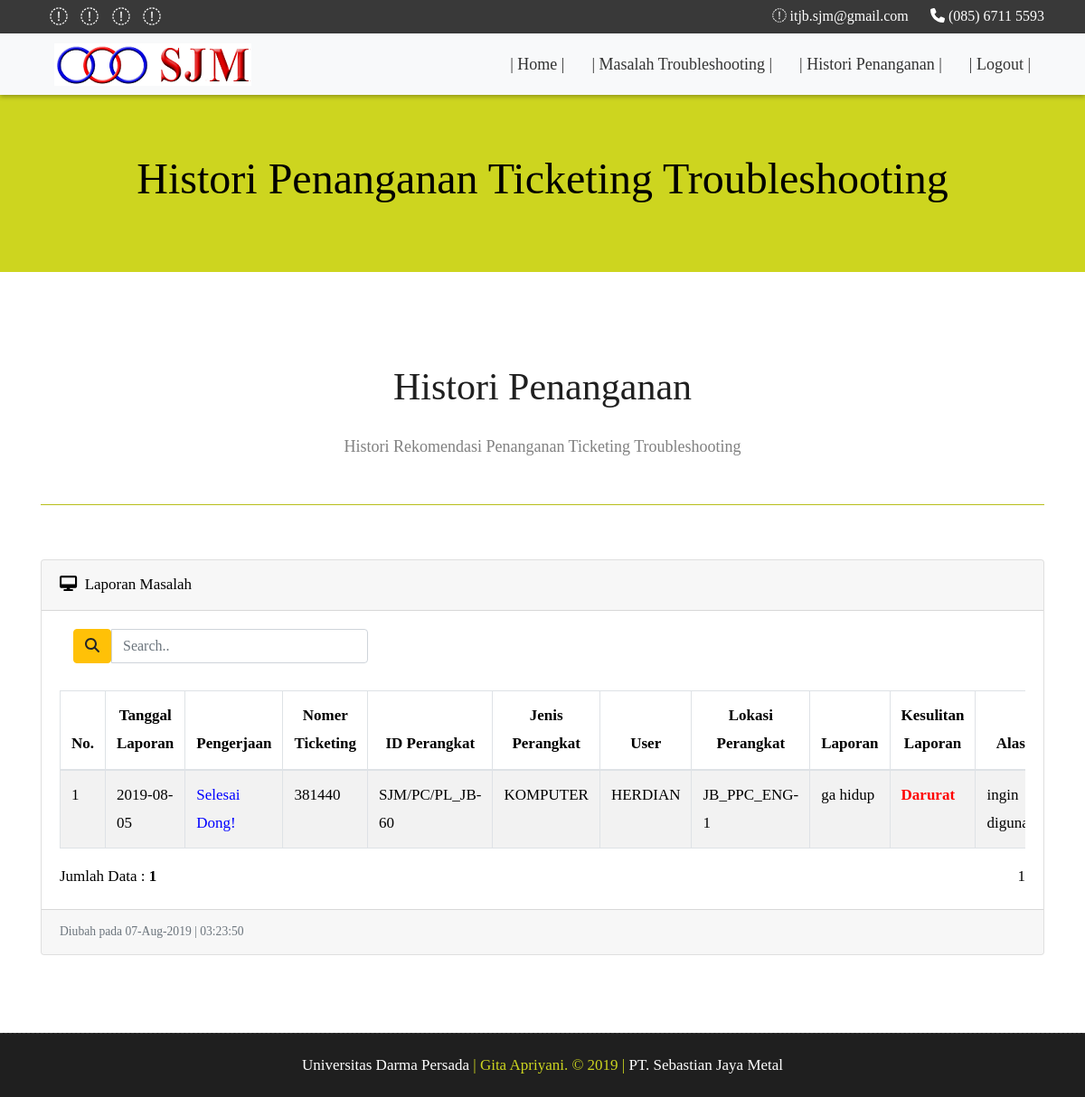
/index.php?halaman=History (signed in), run on the app's committed database.
### tables this page shows
CREATE TABLE IF NOT EXISTS `tbl_laporan` (
  `id_laporan` int(20) NOT NULL AUTO_INCREMENT,
  `id_user` int(20) NOT NULL,
  `tgl_laporan` varchar(25) NOT NULL,
  `username` varchar(30) NOT NULL,
  `no_lap` int(10) NOT NULL,
  `id_perangkat` varchar(20) NOT NULL,
  `jenis_perangkat` varchar(25) NOT NULL,
  `user` varchar(20) NOT NULL,
  `lokasi_perangkat` varchar(25) NOT NULL,
  `laporan` text NOT NULL,
  `status` int(1) NOT NULL,
  `ting_laporan` int(3) NOT NULL,
  `alasan` text NOT NULL,
  `jam_laporan` varchar(30) NOT NULL,
  `jam_dibutuhkan` varchar(30) NOT NULL,
  `jam_kerjakan` varchar(30) NOT NULL,
  `jam_selesai` varchar(25) NOT NULL,
  `waktu` varchar(20) NOT NULL,
  PRIMARY KEY (`id_laporan`)
);

### history.php (the view, shortened to what this page needs)
  	<div class="jumbotron jumbotron-fluid" style="background-color:#cdd51f;">
		<div class="row">
			<div class="col-12">
				<center>
           <div class="animasi-teks">
					<h1 style="color: black; font-size: 48px;">Histori Penanganan Ticketing Troubleshooting</h1>
           </div>
				</center>
			</div>
		</div>
</div>
   <div id="about" class="section wb">
       <div class="container">
               <div class="section-title text-center">
                   <h3>Histori Penanganan</h3>
                   <p><font color="gray">Histori Rekomendasi Penanganan Ticketing Troubleshooting </font></p><br><hr style="background-color: #cdd51f;">
               </div>
       <div class="card mb-3">
         <div class="card-header" style="color:black;">
           <i class="fa fa-desktop"></i>
           &nbsp;Laporan Masalah</div>
         <div class="card-body">
           <div class="table-responsive" style="color: black;">
             <div class="col-sm-4">
               <div class="input-group">
                 <button type='button' class='btn btn-warning'><i class="fa fa-search"></i></button>
                 <input class="form-control" id="myInput" type="text" placeholder="Search..">
               </div>
             </div><br>
             <form class="form-horizontal" method="POST">
             <table class="table table-striped table-bordered" width="100%" cellspacing="0">
                 <thead>
                     <tr>
                         <th><center>No.</center></th>
                         <th><center>Tanggal Laporan</center></th>
                         <th><center>Pengerjaan</center></th>
                         <th><center>Nomer Ticketing</center></th>
                         <th><center>ID Perangkat</center></th>
                         <th><center>Jenis Perangkat</center></th>
                         <th><center>User</center></th>
                         <th><center>Lokasi Perangkat</center></th>
                         <th><center>Laporan</center></th>
                         <th><center>Kesulitan Laporan</center></th>
                         <th><center>Alasan</center></th>
                     </tr>
                 </thead>
                 <tbody id="myTable">
                 <?php
                   include 'config/koneksi.php';
                        $batas  = 20;
                        $hal    = @$_GET['hal'];
                        if (empty($hal)) {
                          $posisi = 0;
                          $hal    = 1;
                        } else {
                          $posisi = ($hal - 1) * $batas;
                        }
                       if($_SERVER['REQUEST_METHOD'] == "POST") {
                         $pencarian = trim(mysqli_real_escape_string($konek, $_POST['pencarian']));
                         if ($pencarian != '') {
                           $sql = "SELECT * FROM tbl_laporan WHERE username =  '$username' LIKE '%$pencarian%' ORDER BY ting_laporan = '1' DESC";
                           $query = $sql;
                           $queryJml = $sql;
                         } else {
                           $query = "SELECT * FROM tbl_laporan WHERE username =  '$username' ORDER BY ting_laporan = '1' DESC LIMIT $posisi, $batas ";
                           $queryJml = "SELECT * FROM tbl_layanan ORDER BY id_layanan DESC";
                           $no = $posisi + 1;
                         }
                        } else {
                         $username = $_SESSION['username'];
                          $query = "SELECT * FROM tbl_laporan WHERE username =  '$username' ORDER BY ting_laporan = '1' DESC LIMIT $posisi, $batas ";
                          $queryJml = "SELECT * FROM tbl_laporan WHERE username =  '$username' ORDER BY ting_laporan = '1' DESC";
                          $no = $posisi + 1;
                        }
                     $querydata = mysqli_query($konek, $query)or die(mysqli_error());
                     if(mysqli_num_rows($querydata) == 0){
                       echo '<tr><td colspan="12" align="center">Tidak ada data!</td></tr>';
                     }
                       else
                     {
                       while($data = mysqli_fetch_array($querydata)){
                         echo '<tr>';
                         echo '<td>'.$no.'</td>';
                         ?>
                          <td><?php echo $data['tgl_laporan']; ?></td>
                          <td><?php
                          $date = strtotime($data['waktu']);
                          $remaining = $date - time();
                          $days_remaining = floor($remaining / 86400);
                          $hours_remaining = floor(($remaining % 86400) / 3600);
                          $minutes_remaining = floor(($remaining % 3600) / 60);
                          $seconds_remaining = ($remaining % 60);
                           if ($data['status']=='0' && $days_remaining >= 1){
                             echo '<b>'.$data['waktu'].'</b>';
                          echo "<p>$days_remaining <span'>hari</span> $hours_remaining <span style='font-size:;'>jam</span> $minutes_remaining <span style='font-size:;'>menit</span> $seconds_remaining <span style='font-size:;'>detik</span></p>";}
                           elseif ($data['status']=='1' && $days_remaining >= 1){
                             echo '<b>'.$data['waktu'].'</b>';
                          echo "<p>$days_remaining <span'>hari</span> $hours_remaining <span style='font-size:;'>jam</span> $minutes_remaining <span style='font-size:;'>menit</span> $seconds_remaining <span style='font-size:;'>detik</span></p>";}
                           elseif ($data['status']=='2'){
                            echo "<font color='blue'>Selesai Dong!</font>";
                           }
                           elseif(($days_remaining < 1) && $data['status']=='0'){
                                echo "<font color='red'>Menunggu Pengerjaan</font>";
                           }
                            elseif(($days_remaining < 1) && $data['status']=='1'){
                                echo "<font color='red'>Menunggu Pengerjaan</font>";
                           }
                          ?></td>
                          <td><?php echo $data['no_lap']; ?></td>
                          <td><?php echo $data['id_perangkat']; ?></td>
                          <td><?php echo $data['jenis_perangkat']; ?></td>
                          <td><?php echo $data['user']; ?></td>
                          <td><?php echo $data['lokasi_perangkat']; ?></td>
                          <td><?php echo $data['laporan']; ?></td>
                          <td style="color:red;">
                            <?php
                              if ($data['ting_laporan']=='1'){
                                echo '<font color="red"><b>Darurat</b></font>';
                              }
                              else {
                               echo '<font color="green"><b>Tidak Darurat</b></font>';
                              }
                            ?>
                         </td>
                          <td><?php echo $data['alasan']; ?></td>
                         <?php
                         echo '</tr>';
                         $no++;
                       }
                     }
                 ?>
                 </tbody>
             </table>
             </form>
             <?php
              if($_SERVER['REQUEST_METHOD'] == "POST") {
                     $pencarian = trim(mysqli_real_escape_string($konek, $_POST['pencarian']));
                 echo "<div style=\"float:left;\">";
                 $jml = mysqli_num_rows(mysqli_query($konek, $queryJml));
                 echo "Data Hasil Pencarian : <b>$jml</b>";
                 echo "</div>";
               } else { ?>
                 <div style="float:left;">
                   <?php
                   $jml = mysqli_num_rows(mysqli_query($konek, $queryJml));
                   echo "Jumlah Data : <b>$jml</b>";
                   ?>
                 </div>
                 <div style="float:right;">
                   <ul class="pagination pagination-sm" style="margin: 0">
                     <?php
                     $jml_hal = ceil($jml / $batas);
                     for ($i=1; $i <= $jml_hal; $i++) {
                       if ($i != $hal) {
                         echo "<li><a href=\"index.php?halaman=history&hal=$i\">$i</a></li>";
                       } else {
                         echo "<li class=\"active\"><a>$i</a></li>";
                       }
                     }
                   }
                     ?>
                   </ul>
                 </div>
           </div>
         </div>
         <div class="card-footer small text-muted">Diubah pada <?php echo date("d-M-Y | H:i:s"); ?></div>
       </div>
     </div>
               </div>

### assets/style.css (style rules this page uses)
body { color: #999; font-size: 15px; font-family: 'Rubik', sans-serif; line-height: 1.80857; }
a { color: #1f1f1f; text-decoration: none !important; outline: none !important; -webkit-transition: all .3s ease-in-out; -moz-transition: all .3s ease-in-out; -ms-transition: all .3s ease-in-out; -o-transition: all .3s ease-in-out; transition: all .3s ease-in-out; }
h1, h2, h3, h4, h5, h6 { letter-spacing: 0; font-weight: normal; position: relative; padding: 0 0 10px 0; font-weight: normal; line-height: 120% !important; color: #1f1f1f; margin: 0 }
h1 { font-size: 24px }
h3 { font-size: 18px }
a { color: #1f1f1f; text-decoration: none; outline: none; }
a, .btn { text-decoration: none !important; outline: none !important; -webkit-transition: all .3s ease-in-out; -moz-transition: all .3s ease-in-out; -ms-transition: all .3s ease-in-out; -o-transition: all .3s ease-in-out; transition: all .3s ease-in-out; }
ul, li, ol { margin: 0px; padding: 0px; list-style: none; }
.section { display: block; position: relative; overflow: hidden; padding: 70px 0; }
.section.wb { background-color: #ffffff; }
.section-title { display: block; position: relative; margin-bottom: 60px; }
.section-title p { color: #999; font-weight: 400; font-size: 18px; line-height: 33px; margin: 0; }
.section-title h3 { font-size: 42px; font-weight: 500; line-height: 62px; margin: 0 0 25px; padding: 0; text-transform: none; }

### index.php (style rules this page uses)
body { margin: 0; font-family: Modeka; font-size: 17px; }

### history.php (style rules this page uses)
.animasi-teks { font-size: 48px; width: 100%; white-space:nowrap; overflow:hidden; -webkit-animation: typing 5s steps(70, end); animation: animasi-ketik 5s steps(70, end); }

### data on the page
tbl_laporan: tgl_laporan "2019-08-05", status "Selesai Dong!", no_lap "381440", id_perangkat "SJM/PC/PL_JB-60", jenis_perangkat "KOMPUTER", user "HERDIAN", lokasi_perangkat "JB_PPC_ENG-1", laporan "ga hidup", ting_laporan "Darurat", alasan "ingin…"

### other printed values
$jml "1"
